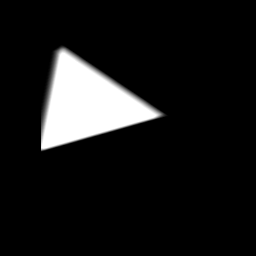

Here is the Python script that generated this plot:
#!/usr/bin/env python

# Compute spatial correlation between two canvas images.

# Factory overrides
import vtkmodules.vtkInteractionStyle  # noqa: F401
import vtkmodules.vtkRenderingFreeType  # noqa: F401
import vtkmodules.vtkRenderingOpenGL2  # noqa: F401

from vtkmodules.vtkImagingGeneral import vtkImageCorrelation
from vtkmodules.vtkImagingSources import vtkImageCanvasSource2D
from vtkmodules.vtkRenderingCore import (
    vtkImageActor,
    vtkRenderWindow,
    vtkRenderWindowInteractor,
    vtkRenderer,
)

# Large canvas with triangle
canvas_1 = vtkImageCanvasSource2D()
canvas_1.SetScalarTypeToFloat()
canvas_1.SetExtent(0, 255, 0, 255, 0, 0)
canvas_1.SetDrawColor(0)
canvas_1.FillBox(0, 255, 0, 255)
canvas_1.SetDrawColor(2.0)
canvas_1.FillTriangle(10, 100, 190, 150, 40, 250)
canvas_1.Update()

# Small canvas with triangle
canvas_2 = vtkImageCanvasSource2D()
canvas_2.SetScalarTypeToFloat()
canvas_2.SetExtent(0, 31, 0, 31, 0, 0)
canvas_2.SetDrawColor(0.0)
canvas_2.FillBox(0, 31, 0, 31)
canvas_2.SetDrawColor(2.0)
canvas_2.FillTriangle(10, 1, 25, 10, 1, 5)
canvas_2.Update()

# Correlation
convolve = vtkImageCorrelation()
convolve.SetDimensionality(2)
convolve.SetInput1Data(canvas_1.GetOutput())
convolve.SetInput2Data(canvas_2.GetOutput())
convolve.Update()

# Display with vtkImageActor
image_actor = vtkImageActor()
image_actor.GetMapper().SetInputConnection(convolve.GetOutputPort())

# Renderer
renderer = vtkRenderer()
renderer.AddActor(image_actor)

# Window
render_window = vtkRenderWindow()
render_window.AddRenderer(renderer)
render_window.SetSize(256, 256)
render_window.SetWindowName("correlation")

# Scene
renderer.ResetCamera()

# Interactor
interactor = vtkRenderWindowInteractor()
interactor.SetRenderWindow(render_window)

interactor.Initialize()
interactor.Start()
